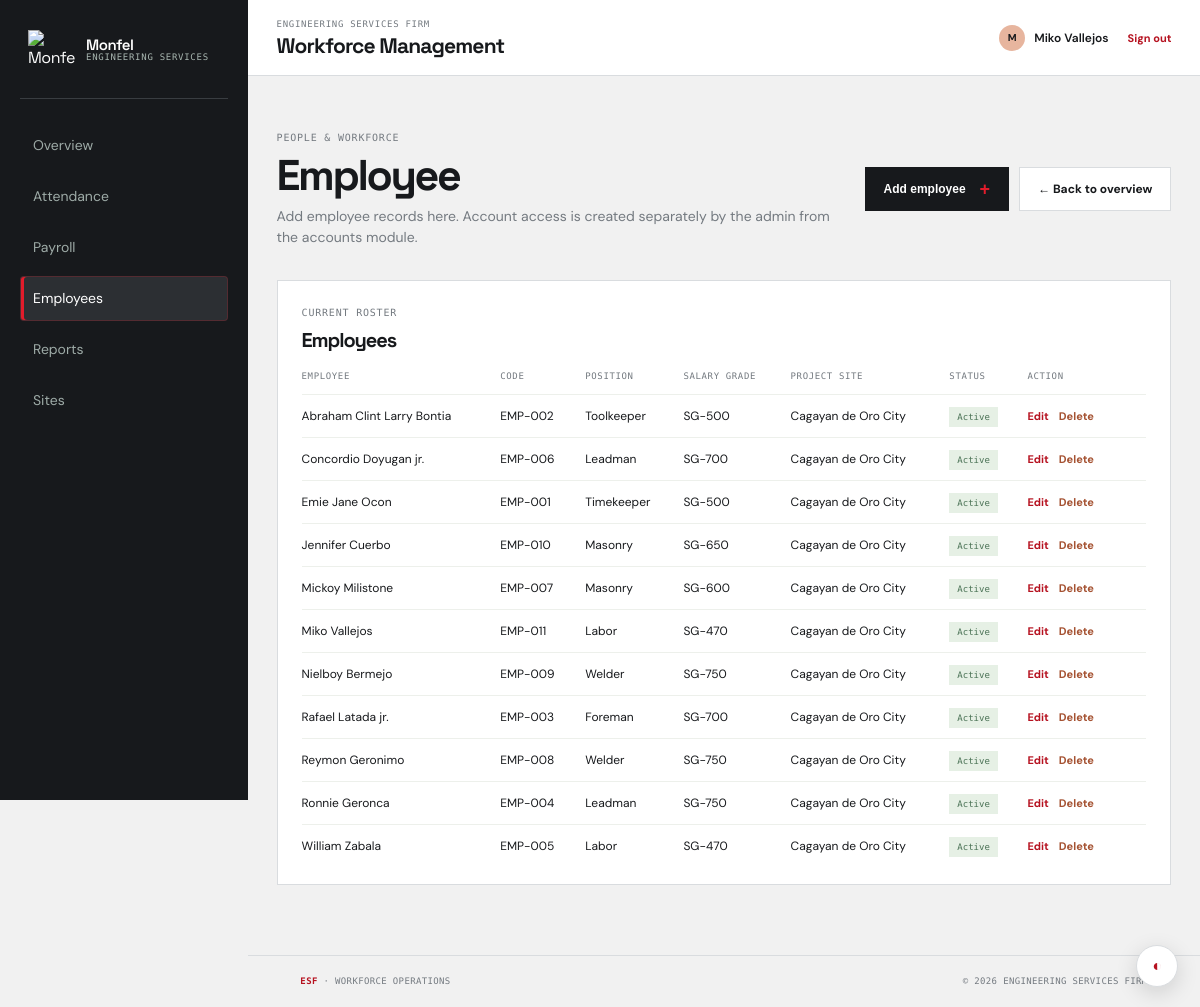
Screenshot of /Engineering_Services_Firm/employees.php (signed in) with the database file from the repository.
### tables this page shows
CREATE TABLE `employees` (
  `id` int(10) UNSIGNED NOT NULL,
  `employee_code` varchar(20) NOT NULL,
  `full_name` varchar(150) NOT NULL,
  `position_id` int(10) UNSIGNED DEFAULT NULL,
  `salary_grade_id` int(10) UNSIGNED DEFAULT NULL,
  `active` tinyint(1) NOT NULL DEFAULT '1',
  `created_at` datetime NOT NULL DEFAULT CURRENT_TIMESTAMP,
  `updated_at` datetime DEFAULT NULL
);

CREATE TABLE `positions` (
  `id` int(10) UNSIGNED NOT NULL,
  `name` varchar(80) NOT NULL,
  `active` tinyint(1) NOT NULL DEFAULT '1',
  `created_at` datetime NOT NULL DEFAULT CURRENT_TIMESTAMP
);

CREATE TABLE `salary_grades` (
  `id` int(10) UNSIGNED NOT NULL,
  `code` varchar(30) NOT NULL,
  `name` varchar(100) NOT NULL,
  `daily_rate` decimal(12,2) NOT NULL,
  `overtime_rate` decimal(12,2) NOT NULL,
  `undertime_rate` decimal(12,2) NOT NULL,
  `active` tinyint(1) NOT NULL DEFAULT '1',
  `created_at` datetime NOT NULL DEFAULT CURRENT_TIMESTAMP
);

CREATE TABLE `projects` (
  `id` int(10) UNSIGNED NOT NULL,
  `name` varchar(150) NOT NULL,
  `location` varchar(255) DEFAULT NULL,
  `active` tinyint(1) NOT NULL DEFAULT '1',
  `created_at` datetime NOT NULL DEFAULT CURRENT_TIMESTAMP
);

### Engineering_Services_Firm/Includes/bootstrap.php (called while the page is built, shortened)
<?php
function db() {
    static $pdo = null;
    if ($pdo === null) {
        $config = require ROOT_PATH . '/Backend/config/database.php';
        $dsn = 'mysql:host=' . $config['host'] . ';dbname=' . $config['database'] . ';charset=' . $config['charset'];
        $pdo = new PDO($dsn, $config['username'], $config['password'], array(
            PDO::ATTR_ERRMODE => PDO::ERRMODE_EXCEPTION,
            PDO::ATTR_DEFAULT_FETCH_MODE => PDO::FETCH_ASSOC,
            PDO::ATTR_EMULATE_PREPARES => false
        ));
    }
    return $pdo;
}
function e($value) {
    return htmlspecialchars((string) $value, ENT_QUOTES, 'UTF-8');
}

### Engineering_Services_Firm/employees.php (the view, shortened to what this page needs)
<?php
require_once __DIR__ . '/Includes/bootstrap.php';
$employees = db()->query(
    'SELECT e.id, e.employee_code, e.full_name, p.name AS position_name, sg.code AS salary_grade_code, sg.daily_rate, e.active, site.name AS site_name, assignment.project_id AS site_id
     FROM employees e
     LEFT JOIN positions p ON p.id = e.position_id
     LEFT JOIN salary_grades sg ON sg.id = e.salary_grade_id
     LEFT JOIN employee_project_assignments assignment ON assignment.employee_id = e.id AND assignment.assigned_from <= CURDATE() AND (assignment.assigned_to IS NULL OR assignment.assigned_to >= CURDATE())
     LEFT JOIN projects site ON site.id = assignment.project_id
     WHERE e.active = 1
     ORDER BY e.full_name'
)->fetchAll();
require __DIR__ . '/Includes/header.php';
?>
<main class="registration-main">
    <section class="registration-heading employee-roster-heading">
        <div>
            <p class="eyebrow">People & workforce</p>
            <h1>Employee</h1>
            <p>Add employee records here. Account access is created separately by the admin from the accounts module.</p>
        </div>
        <div class="employee-heading-actions"><button class="button button-dark" type="button" id="open-employee-modal">Add employee <span>+</span></button><a class="button button-outline" href="dashboard.php">← Back to overview</a></div>
    </section>
    <section class="panel" style="margin-top: 2rem;">
        <div class="panel-heading">
            <div>
                <p class="eyebrow">Current roster</p>
                <h2>Employees</h2>
            </div>
        </div>
        <div class="table-wrap">
            <table>
                <thead>
                    <tr>
                        <th>Employee</th>
                        <th>Code</th>
                        <th>Position</th>
                        <th>Salary grade</th>
                        <th>Project site</th>
                        <th>Status</th>
                        <th>Action</th>
                    </tr>
                </thead>
                <tbody>
                    <?php if (!$employees): ?>
                        <tr><td colspan="7">No employees found.</td></tr>
                    <?php else: ?>
                        <?php foreach ($employees as $employee): ?>
                            <tr>
                                <td><?= e($employee['full_name']) ?></td>
                                <td><?= e($employee['employee_code']) ?></td>
                                <td><?= e(isset($employee['position_name']) && $employee['position_name'] !== '' ? $employee['position_name'] : '—') ?></td>
                                <td><?= e(isset($employee['salary_grade_code']) && $employee['salary_grade_code'] !== '' ? $employee['salary_grade_code'] : '—') ?></td>
                                <td><?= e($employee['site_name'] ?: 'Unassigned') ?></td>
                                <td>
                                    <?php if ((int) $employee['active'] === 1): ?>
                                        <span class="status-pill status-present">Active</span>
                                    <?php else: ?>
                                        <span class="status-pill status-away">Inactive</span>
                                    <?php endif; ?>
                                </td>
                                <td class="employee-row-actions"><a class="text-link" href="employees.php?edit=<?= e($employee['id']) ?>">Edit</a><form method="post" class="inline-delete-form" onsubmit="return confirm('Permanently delete this employee and all their attendance, payroll items, advances, debts, and site assignments? This cannot be undone.');"><input type="hidden" name="csrf_token" value="<?= e(csrf_token()) ?>"><input type="hidden" name="employee_id" value="<?= e($employee['id']) ?>"><button class="text-button-danger" type="submit" name="action" value="delete">Delete</button></form></td>
                            </tr>
                        <?php endforeach; ?>
                    <?php endif; ?>
                </tbody>
            </table>
        </div>
    </section>
</main>
<?php require __DIR__ . '/Includes/footer.php'; ?>

### Engineering_Services_Firm/Assets/css/style.css (style rules this page uses)
:root { --ink: #17191c; --muted: #747a80; --paper: #f1f1f1; --white: #fff; --line: #d9dcdf; --orange: #e21c2b; --orange-dark: #b61220; --green: #658c6c; --blue: #7594a6; --yellow: #d6a354; }
* { box-sizing: border-box; }
html { scroll-behavior: smooth; }
body { margin: 0; color: var(--ink); background: var(--paper); font-family: 'DM Sans', sans-serif; line-height: 1.5; }
a { color: inherit; text-decoration: none; }
.registration-main { width: min(89%, 980px); padding: 54px 0 70px; }
.registration-heading { display: flex; align-items: end; justify-content: space-between; margin-bottom: 30px; }
.registration-heading h1 { margin-bottom: 9px; font-size: 43px; }
.registration-heading p:last-child { margin-bottom: 0; color: var(--muted); font-size: 14px; }
main { width: min(89%, 1240px); margin: 0 auto; }
.eyebrow { margin: 0 0 9px; color: var(--muted); font-family: 'DM Mono', monospace; font-size: 10px; letter-spacing: .08em; text-transform: uppercase; }
h1, h2, p { margin-top: 0; }
h1, h2 { font-family: 'Space Grotesk', sans-serif; letter-spacing: -.055em; }
h1 { margin-bottom: 9px; font-size: clamp(34px, 4vw, 52px); line-height: 1; }
h2 { margin-bottom: 0; font-size: 20px; line-height: 1.1; }
.button { display: inline-flex; align-items: center; justify-content: center; gap: 14px; min-height: 44px; padding: 0 18px; border: 1px solid transparent; font-size: 12px; font-weight: 700; cursor: pointer; transition: transform .2s ease, background .2s ease; }
.button-dark { color: #fff; background: var(--ink); }
.button span, .text-link span, .panel-footer-link span { color: var(--orange); font-size: 18px; line-height: 0; }
.panel { border: 1px solid var(--line); background: var(--white); }
.panel-heading { display: flex; align-items: start; justify-content: space-between; padding: 24px 24px 19px; }
.text-link, .panel-footer-link { color: var(--orange-dark); font-size: 11px; font-weight: 700; }
.table-wrap { overflow-x: auto; padding: 0 24px 17px; }
table { width: 100%; border-collapse: collapse; font-size: 12px; white-space: nowrap; }
th { padding: 0 8px 10px; color: var(--muted); font-family: 'DM Mono'; font-size: 9px; font-weight: 400; letter-spacing: .07em; text-align: left; text-transform: uppercase; }
td { padding: 12px 8px; border-top: 1px solid #edf0eb; }
th:first-child, td:first-child { padding-left: 0; }
.status-pill { padding: 5px 8px; font-family: 'DM Mono'; font-size: 9px; }
.status-present { color: #4a7255; background: #e6f0e5; }
.button-outline { margin: 0 24px 24px; color: var(--ink); border-color: var(--line); }
.employee-heading-actions { display: flex; align-items: center; justify-content: flex-end; gap: 10px; flex-wrap: wrap; }
.employee-heading-actions .button { min-height: 44px; margin: 0; }
.employee-heading-actions .button-outline { background: var(--white); }
.employee-roster-heading { display: grid; grid-template-columns: minmax(0, 1fr) auto; align-items: center; gap: 32px; }
.employee-roster-heading > div:first-child { min-width: 0; }
.employee-roster-heading .employee-heading-actions { flex-wrap: nowrap; }
.employee-roster-heading .employee-heading-actions .button { white-space: nowrap; }
.employee-roster-heading { display: grid !important; grid-template-columns: minmax(0, 1fr) max-content; align-items: center; column-gap: 32px; }
.employee-roster-heading .employee-heading-actions { display: inline-flex; width: max-content; flex-wrap: nowrap; align-items: center; justify-content: flex-end; gap: 10px; }
.employee-roster-heading .employee-heading-actions .button { margin: 0; white-space: nowrap; }
.inline-delete-form { display: inline; margin-left: 10px; }
.text-button-danger { padding: 0; color: #a55232; border: 0; background: transparent; font: inherit; font-size: 11px; font-weight: 700; cursor: pointer; }
.employee-row-actions { min-width: 105px; }
.site-header, .workspace-header, body, main, .panel, .metric-card, .registration-card, .site-footer, .table-wrap, th, td, input, select, textarea, .button, .theme-toggle, .top-nav a, .status-pill { transition: color 600ms cubic-bezier(.22,1,.36,1), background-color 600ms cubic-bezier(.22,1,.36,1), border-color 600ms cubic-bezier(.22,1,.36,1), box-shadow 600ms cubic-bezier(.22,1,.36,1); }
@media (min-width: 701px) { body:has(.site-header:not(.auth-header)) { padding-left: 248px; } }
@media (min-width: 701px) { body:has(.site-header:not(.auth-header)) main { width: min(94%, 1440px); } }

### rows the page displays
employees: full_name "Abraham Clint Larry Bontia", employee_code "EMP-002", position.name "Toolkeeper", salary_grade.code "SG-500", projects.name "Cagayan de Oro City", active "Active"
employees: full_name "Concordio Doyugan jr.", employee_code "EMP-006", position.name "Leadman", salary_grade.code "SG-700", projects.name "Cagayan de Oro City", active "Active"
employees: full_name "Emie Jane Ocon", employee_code "EMP-001", position.name "Timekeeper", salary_grade.code "SG-500", projects.name "Cagayan de Oro City", active "Active"
employees: full_name "Jennifer Cuerbo", employee_code "EMP-010", position.name "Masonry", salary_grade.code "SG-650", projects.name "Cagayan de Oro City", active "Active"
employees: full_name "Mickoy Milistone", employee_code "EMP-007", position.name "Masonry", salary_grade.code "SG-600", projects.name "Cagayan de Oro City", active "Active"
employees: full_name "Miko Vallejos", employee_code "EMP-011", position.name "Labor", salary_grade.code "SG-470", projects.name "Cagayan de Oro City", active "Active"
employees: full_name "Nielboy Bermejo", employee_code "EMP-009", position.name "Welder", salary_grade.code "SG-750", projects.name "Cagayan de Oro City", active "Active"
employees: full_name "Rafael Latada jr.", employee_code "EMP-003", position.name "Foreman", salary_grade.code "SG-700", projects.name "Cagayan de Oro City", active "Active"
employees: full_name "Reymon Geronimo", employee_code "EMP-008", position.name "Welder", salary_grade.code "SG-750", projects.name "Cagayan de Oro City", active "Active"
employees: full_name "Ronnie Geronca", employee_code "EMP-004", position.name "Leadman", salary_grade.code "SG-750", projects.name "Cagayan de Oro City", active "Active"
employees: full_name "William Zabala", employee_code "EMP-005", position.name "Labor", salary_grade.code "SG-470", projects.name "Cagayan de Oro City", active "Active"
